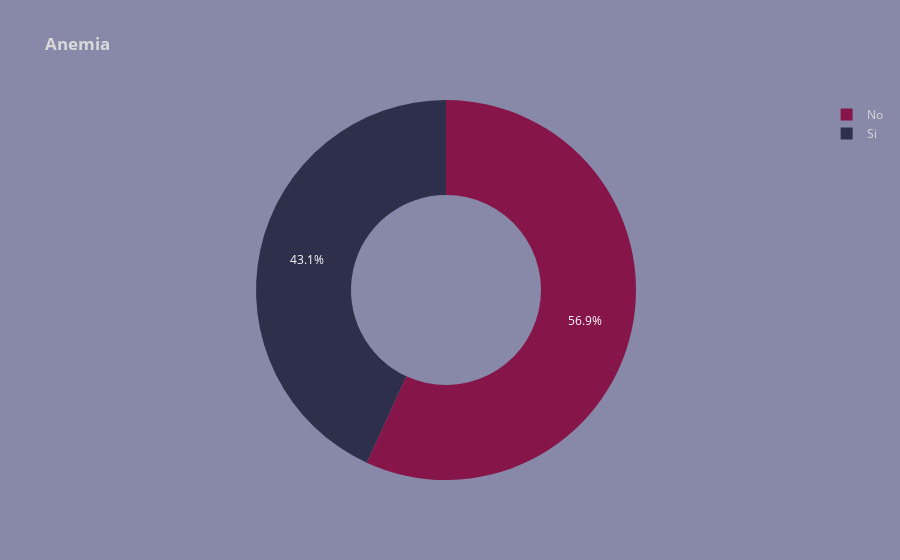

This figure's notebook cell:
### Code cell
anemia = HA['Anemia'].value_counts().reset_index(name='count')
fig_donut_anemia = px.pie(anemia, 
                         names='Anemia',  
                         values='count', 
                         color = 'Anemia',
                         color_discrete_map={
                                "Si": "#2e304b",
                                "No": "#86164a"},
                         title='<b>Anemia</b>',
                         hole=0.5)
fig_donut_anemia.update_layout(paper_bgcolor='#8889a9', plot_bgcolor='#8889a9', font=dict(color='#d9d9d9'))

### Figure 1 — Plotly figure (JSON) as saved in the notebook; plotly's stock layout.template omitted (floating-point values rounded to 4 significant figures)
{"data": [{"customdata": [["No"], ["Si"]], "domain": {"x": [0, 1], "y": [0, 1]}, "hole": 0.5, "hovertemplate": "Anemia=%{customdata[0]}<br>count=%{value}<extra></extra>", "labels": ["No", "Si"], "legendgroup": "", "marker": {"colors": ["#86164a", "#2e304b"]}, "name": "", "showlegend": true, "type": "pie", "values": [170, 129]}], "layout": {"font": {"color": "#d9d9d9"}, "legend": {"tracegroupgap": 0}, "paper_bgcolor": "#8889a9", "plot_bgcolor": "#8889a9", "title": {"text": "<b>Anemia</b>"}}}
